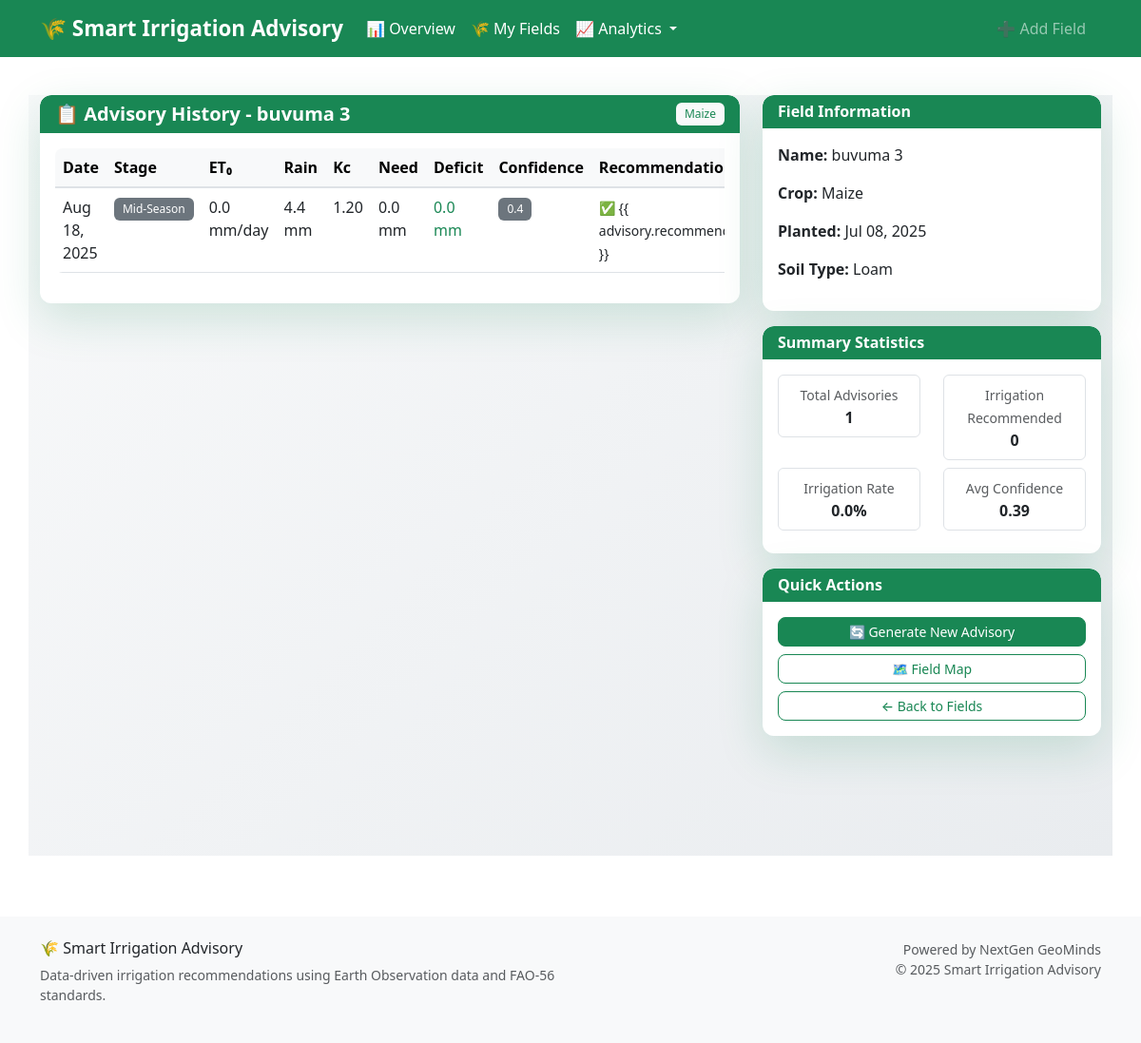
The page /field/16/history/ on the database as committed earlier.
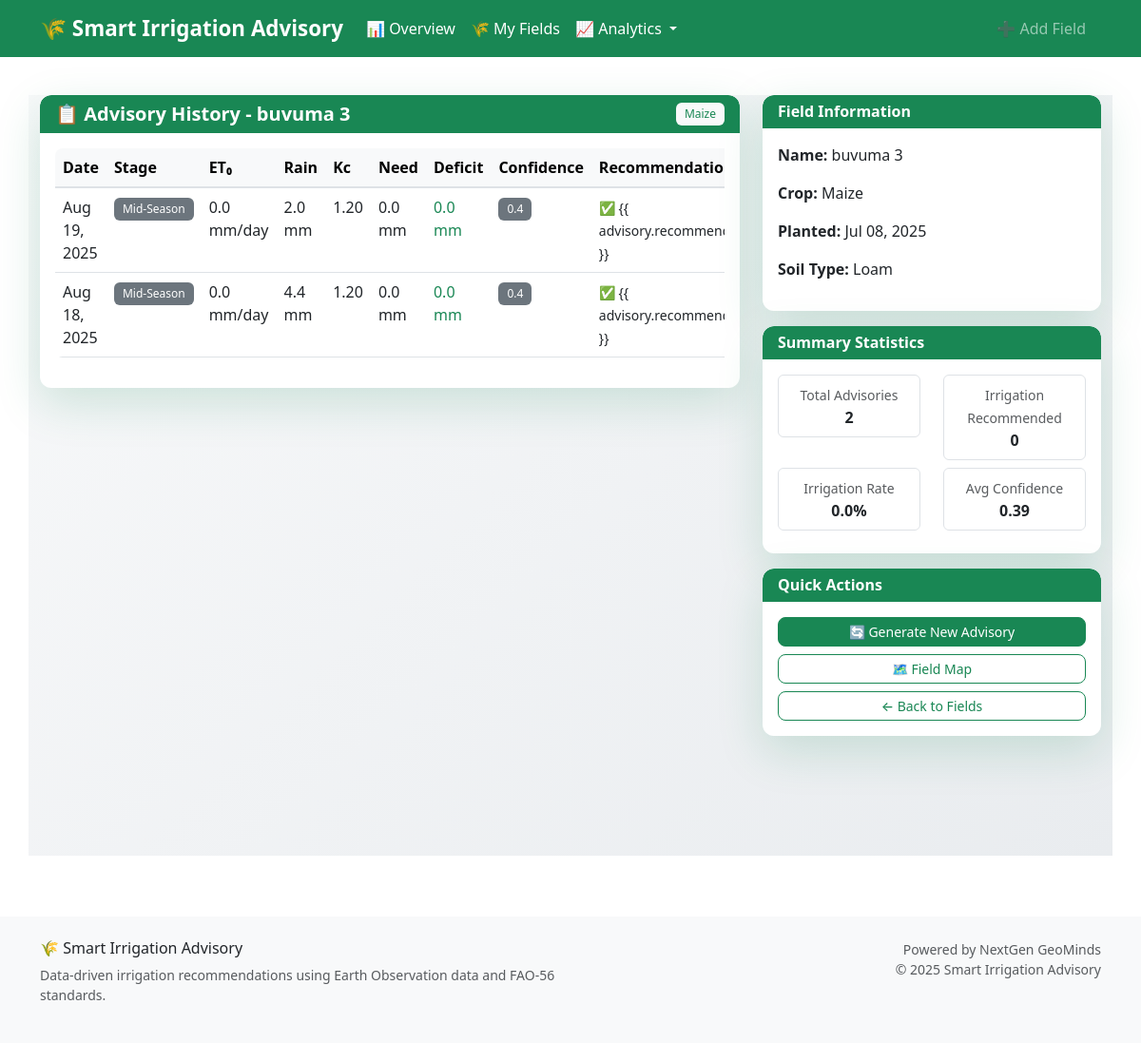
The same page on the database as committed later.
### advisory/models.py (models this page shows, shortened)
class IrrigationAdvisory(models.Model):
    field = models.ForeignKey(
        FarmField, on_delete=models.CASCADE, related_name='advisories')
    date = models.DateField(default=date.today)
    crop_stage = models.CharField(max_length=50, default="Initial")
    eto = models.FloatField(default=0.0)  # mm/day
    rainfall = models.FloatField(default=0.0)  # mm/week
    kc = models.FloatField(default=0.0)  # Crop Coefficient
    water_need = models.FloatField(default=0.0)  # mm/week
    water_deficit = models.FloatField(default=0.0)
    recommendation = models.TextField(blank=True)
    soil_moisture = models.FloatField(
        default=0.0,
        help_text="Soil moisture percentage"
    )
    irrigation_recommended = models.BooleanField(default=False)
    irrigation_volume = models.FloatField(
        default=0.0,
        help_text="Recommended irrigation volume in mm"
    )
    confidence_score = models.FloatField(
        default=0.0,
        validators=[MinValueValidator(0.0), MaxValueValidator(1.0)],
        help_text="Confidence in recommendation (0-1)"
    )
    data_source = models.CharField(
        max_length=50,
        default="simulated",
        help_text="Source of weather data (GEE, API, simulated)"
    )
    class Meta:
        ordering = ['-date']
        verbose_name = 'Irrigation Advisory'
        verbose_name_plural = 'Irrigation Advisories'
        get_latest_by = 'date'

### advisory/views.py (the view)
def advisory_history_view(request, field_id):
    field = get_object_or_404(FarmField, id=field_id)
    advisories = IrrigationAdvisory.objects.filter(
        field=field).order_by('-date')
    total_advisories = advisories.count()
    irrigation_recommended_count = advisories.filter(
        irrigation_recommended=True).count()
    avg_confidence = advisories.aggregate(
        avg_confidence=models.Avg('confidence_score'))['avg_confidence'] or 0
    context = {
        'field': field,
        'advisories': advisories,
        'summary': {
            'total_advisories': total_advisories,
            'irrigation_recommended_count': irrigation_recommended_count,
            'irrigation_percentage': (irrigation_recommended_count / total_advisories * 100) if total_advisories > 0 else 0,
            'avg_confidence': round(avg_confidence, 2)
        }
    }
    return render(request, 'advisory/advisory_history.html', context)

### templates/advisory/advisory_history.html (shortened to what the changed rows need)
{% extends "base.html" %} {% block title %}Advisory History{% endblock %} {% block content %}
<div class="container mt-4 advice-page">
  <div class="row">
    <div class="col-md-8">
      <div class="card border-0 shadow-lg">
        <div class="card-body">
          {% if advisories %}
          <div class="table-responsive">
            <table class="table table-hover">
              <thead class="table-light">
                <tr>
                  <th>Date</th>
                  <th>Stage</th>
                  <th>ET₀</th>
                  <th>Rain</th>
                  <th>Kc</th>
                  <th>Need</th>
                  <th>Deficit</th>
                  <th>Confidence</th>
                  <th>Recommendation</th>
                </tr>
              </thead>
              <tbody>
                {% for advisory in advisories %}
                <tr>
                  <td>{{ advisory.date|date:"M d, Y" }}</td>
                  <td>
                    <span class="badge bg-secondary">{{ advisory.crop_stage }}</span>
                  </td>
                  <td>{{ advisory.eto|floatformat:1 }} mm/day</td>
                  <td>{{ advisory.rainfall|floatformat:1 }} mm</td>
                  <td>{{ advisory.kc|floatformat:2 }}</td>
                  <td>{{ advisory.water_need|floatformat:1 }} mm</td>
                  <td>
                    {% if advisory.irrigation_recommended %}
                    <span class="text-danger fw-bold">{{ advisory.water_deficit|floatformat:1 }} mm</span>
                    {% else %}
                    <span class="text-success">{{ advisory.water_deficit|floatformat:1 }} mm</span>
                    {% endif %}
                  </td>
                  <td>
                    <span
                      class="badge {% if advisory.confidence_score > 0.7 %}bg-success{% elif advisory.confidence_score > 0.4 %}bg-warning{% else %}bg-secondary{% endif %}"
                    >
                      {{ advisory.confidence_score|floatformat:1 }}
                    </span>
                  </td>
                  <td>
                    <small>
                      {% if advisory.irrigation_recommended %} 💧 {{ advisory.recommendation|truncatechars:50 }} {% else %} ✅ {{
                      advisory.recommendation|truncatechars:50 }} {% endif %}
                    </small>
                  </td>
                </tr>
                {% endfor %}
              </tbody>
            </table>
          </div>
          {% else %}
          <div class="text-center py-4">
            <p class="text-muted">No advisories yet for this field.</p>
            <a href="{% url 'advisory:get_advice' field.id %}" class="btn btn-success"> Generate First Advisory </a>
          </div>
          {% endif %}
        </div>
      </div>
    </div>
    <div class="col-md-4">
      {% if summary %}
      <div class="card mb-3 border-0 shadow-lg">
        <div class="card-header bg-success text-white border-0">
          <h6 class="mb-0 fw-bold">Summary Statistics</h6>
        </div>
        <div class="card-body">
          <div class="row text-center">
            <div class="col-6">
              <div class="border rounded p-2 mb-2">
                <small class="text-muted">Total Advisories</small>
                <div class="fw-bold">{{ summary.total_advisories }}</div>
              </div>
            </div>
            <div class="col-6">
              <div class="border rounded p-2 mb-2">
                <small class="text-muted">Irrigation Recommended</small>
                <div class="fw-bold">{{ summary.irrigation_recommended_count }}</div>
              </div>
            </div>
          </div>
          <div class="row text-center">
            <div class="col-6">
              <div class="border rounded p-2 mb-2">
                <small class="text-muted">Irrigation Rate</small>
                <div class="fw-bold">{{ summary.irrigation_percentage|floatformat:1 }}%</div>
              </div>
            </div>
            <div class="col-6">
              <div class="border rounded p-2 mb-2">
                <small class="text-muted">Avg Confidence</small>
                <div class="fw-bold">{{ summary.avg_confidence|floatformat:2 }}</div>
              </div>
            </div>
          </div>
        </div>
      </div>
      {% endif %}
    </div>
  </div>
</div>
{% endblock %}

Rows that differ between the two databases and show on the page:
added IrrigationAdvisory: date "Aug 19, 2025", crop_stage "Mid-Season", eto "0.0", rainfall "2.0", kc "1.20", water_need "0.0", water_deficit "0.0", confidence_score "0.4"
Other text that changed with them:
{{ summary.total_advisories }}: "1" → "2"
